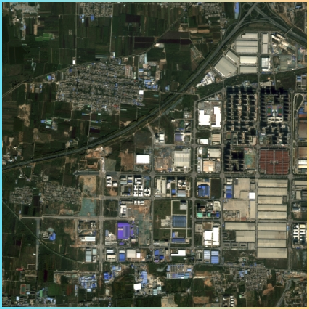
#> input picture datasets/sample/A.png, 309 x 309 px
$ python make_attention_figure.py
#> lines starting #> are read from the running program, lines starting #| are printed output that depends on the picture
import numpy as np
import matplotlib.pyplot as plt
import matplotlib.gridspec as gridspec
from PIL import Image
import cv2
from matplotlib.patches import Arrow, FancyArrowPatch
from matplotlib import colors
import matplotlib.font_manager as fm

# 设置中文字体支持
plt.rcParams['font.sans-serif'] = ['SimHei', 'Microsoft YaHei', 'SimSun', 'KaiTi', 'FangSong']  # 优先使用的中文字体
plt.rcParams['axes.unicode_minus'] = False  # 解决保存图像时负号'-'显示为方块的问题
plt.rcParams['font.family'] = 'sans-serif'  # 使用sans-serif字体

# 加载图像
img_a = np.array(Image.open('../../datasets/sample/A.png'))
#> img_a is the input picture: shape (309, 309, 4); mean R, G, B, A 76.6, 81.4, 66.4, 255
img_b = np.array(Image.open('../../datasets/sample/B.png'))
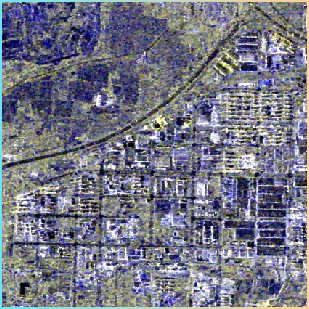
#> input picture datasets/sample/B.png, 309 x 309 px
#> img_b is the input picture: shape (309, 309, 4); mean R, G, B, A 116.8, 118, 133, 255
img_c = np.array(Image.open('../../datasets/sample/C.png'))
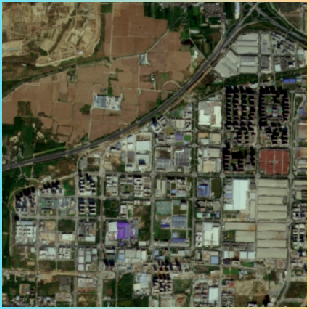
#> input picture datasets/sample/C.png, 309 x 309 px
#> img_c is the input picture: shape (309, 309, 4); mean R, G, B, A 89.9, 90.9, 70.8, 255
img_label = np.array(Image.open('../../datasets/sample/Label.png'))
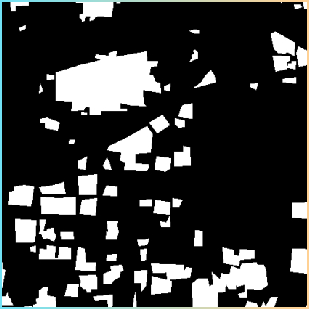
#> input picture datasets/sample/Label.png, 309 x 309 px
#> img_label is the input picture: shape (309, 309, 4); mean R, G, B, A 54.3, 55.1, 54.6, 255

# 创建注意力热力图(示例) - 基于标签图
attention_map = np.zeros((img_label.shape[0], img_label.shape[1]), dtype=np.float32)
for i in range(img_label.shape[0]):
    for j in range(img_label.shape[1]):
        # 如果是变化区域，增加注意力权重
        if img_label[i, j, 0] > 200:  # 假设Label图像中白色区域表示变化
            attention_map[max(0, i-10):min(i+10, attention_map.shape[0]),
                          max(0, j-10):min(j+10, attention_map.shape[1])] += 1.0
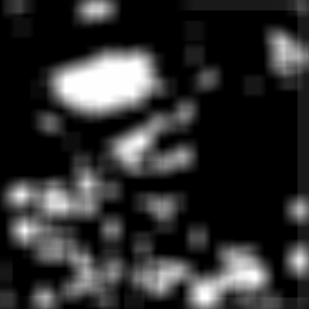
#> attention_map: shape (309, 309) float32; min 0, max 400, mean 75.5; drawn with min black and max white

# 归一化注意力图
attention_map = cv2.GaussianBlur(attention_map, (21, 21), 0)
attention_map = attention_map / np.max(attention_map)

# 计算热力图 - 保存为全局变量，以便后面单独保存
heatmap_img = img_b.copy()  # 使用图像B作为基础
for i in range(3):
    weight = attention_map * 0.7
    heatmap_img[:,:,i] = np.clip(
        img_b[:,:,i] * (1 - weight) +
        weight * 255 * ([0,1,1][i]),
        0, 255).astype(np.uint8)
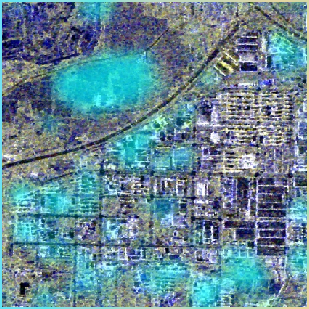
#> heatmap_img: shape (309, 309, 4); mean R, G, B, A 100.8, 135.7, 148.5, 255

# 准备绘图 - 修改为3:10比例的横向布局
# 假设高度为3，宽度为10
height = 3
width = 10
plt.figure(figsize=(width, height))

# 创建1x4的网格
gs = gridspec.GridSpec(1, 4, width_ratios=[1, 1, 1, 1])

# 设置标题和全局风格
# plt.suptitle("差异图注意力迁移机制", fontsize=14, fontweight='bold')
plt.subplots_adjust(wspace=0.1, hspace=0.1, left=0.02, right=0.98, top=0.85, bottom=0.02)

# 四个子图横向排列
ax1 = plt.subplot(gs[0, 0])
ax1.imshow(img_a[:,:,:3])
ax1.set_title("事前光学", fontsize=10)
ax1.axis('off')

ax2 = plt.subplot(gs[0, 1])
ax2.imshow(img_c[:,:,:3])
ax2.set_title("事后光学", fontsize=10)
ax2.axis('off')

ax3 = plt.subplot(gs[0, 2])
# 使用标签图作为差异图
ax3.imshow(img_label[:,:,:3])
ax3.set_title("差异图", fontsize=10)
ax3.axis('off')

# 绘制热力图
ax4 = plt.subplot(gs[0, 3])
# 直接使用前面计算好的热力图
ax4.imshow(heatmap_img[:,:,:3])
ax4.set_title("注意力热力图(事后SAR)", fontsize=10)
ax4.axis('off')

# [17 lines of commented-out code are left out]
plt.savefig('attention_mechanism_figure.png', dpi=300, bbox_inches='tight')
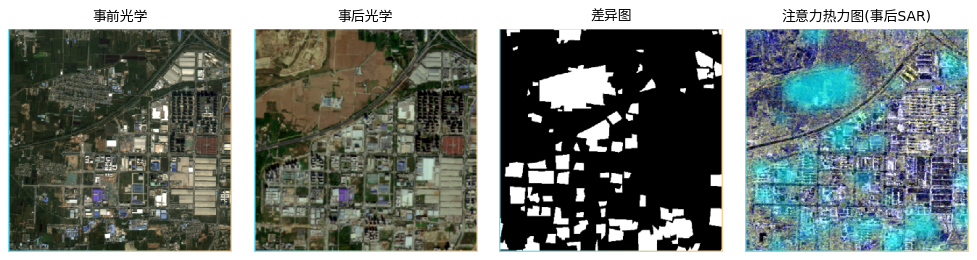
#> figure drawn by matplotlib, 4 panels
plt.savefig('attention_mechanism_figure.pdf', dpi=300, bbox_inches='tight')
plt.tight_layout()
plt.show()
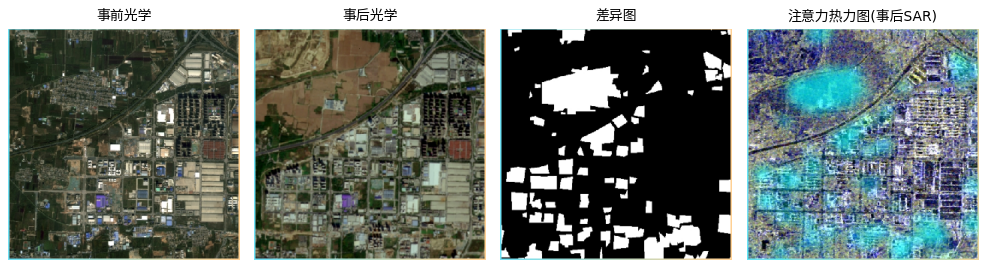
#> figure drawn by matplotlib, 4 panels

# 单独保存热力图，不包含标题和其他元素
plt.figure(figsize=(5, 5))
plt.imshow(heatmap_img[:,:,:3])
plt.axis('off')
plt.tight_layout()
plt.subplots_adjust(left=0, right=1, top=1, bottom=0)  # 去除所有边距
plt.savefig('heatmap_only.png', dpi=300, bbox_inches='tight', pad_inches=0)
plt.savefig('heatmap_only.pdf', dpi=300, bbox_inches='tight', pad_inches=0)
plt.close()
